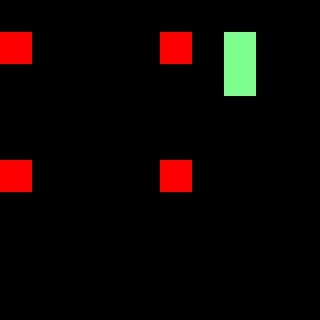

Below is a game level as drawn by its tile map, then a one-line description and the .tmx file that defines it, in full:
An orthogonal 10x10 tile map with 32x32 px tiles, 1 tile layer (Tile Layer 1), 2 tilesets.

<map version="1.0" orientation="orthogonal" renderorder="left-up" width="10" height="10" tilewidth="32" tileheight="32" nextobjectid="1">
 <tileset firstgid="1" name="source" tilewidth="32" tileheight="32" tilecount="1" columns="1">
  <image source="../../images/red.png" width="32" height="32" />
  <tile id="0">
   <properties>
    <property name="fixedposition" type="bool" value="false" />
   </properties>
  </tile>
 </tileset>
 <tileset firstgid="2" name="target" tilewidth="32" tileheight="32" tilecount="1" columns="1">
  <properties>
   <property name="fixedposition" type="bool" value="true" />
  </properties>
  <image source="../../images/green.png" width="32" height="32" />
 </tileset>
 <layer name="Tile Layer 1" width="10" height="10">
  <data encoding="csv">
0,0,0,0,0,0,0,0,0,0,
1,0,0,0,0,1,0,2,0,0,
0,0,0,0,0,0,0,2,0,0,
0,0,0,0,0,0,0,0,0,0,
0,0,0,0,0,0,0,0,0,0,
1,0,0,0,0,1,0,0,0,0,
0,0,0,0,0,0,0,0,0,0,
0,0,0,0,0,0,0,0,0,0,
0,0,0,0,0,0,0,0,0,0,
0,0,0,0,0,0,0,0,0,0
</data>
 </layer>
</map>
